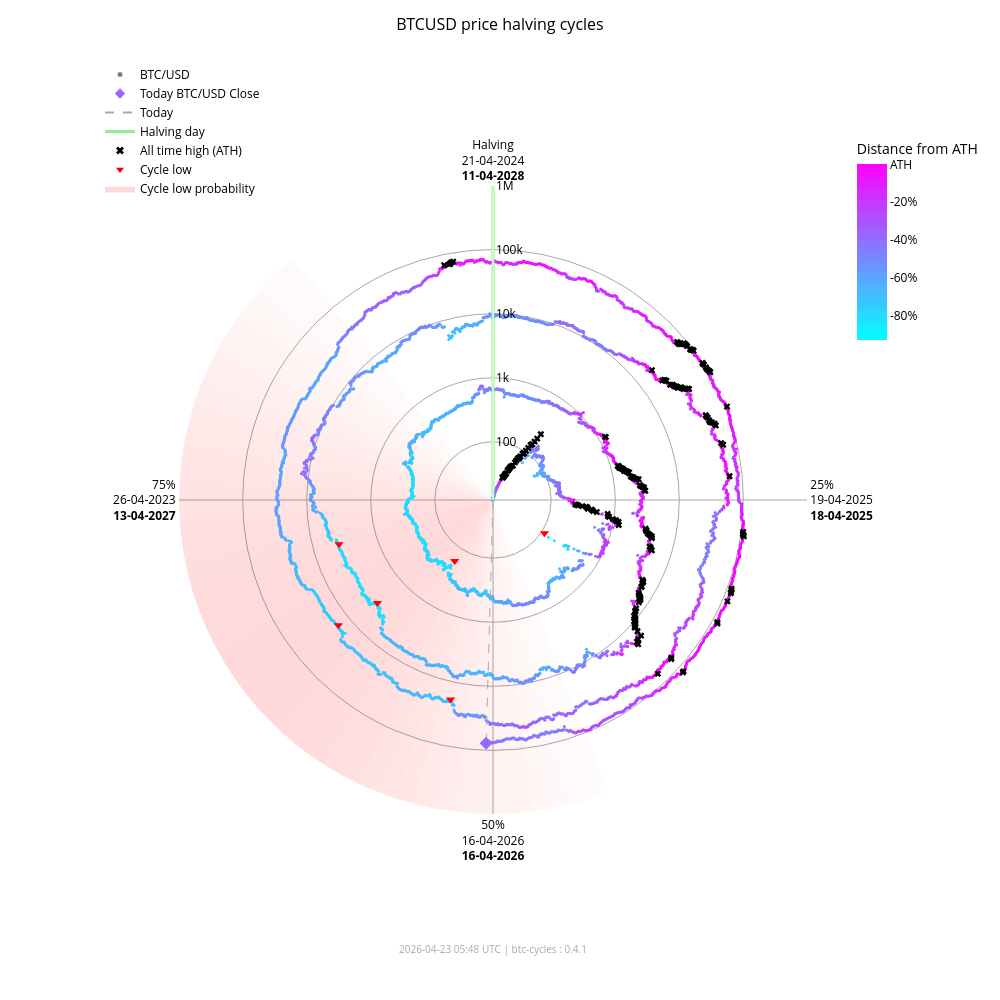

Source (notebook cell):
### Markdown cell above
### Interactive chart (plotly)

### Code cell
fig_interactive = btc.plot(
    kind="interactive",
    from_date="2012-11-28",
)
# plotly config for interactivity
config = {"scrollZoom": True, "displayModeBar": True}
# display in notebook
fig_interactive.show(config=config)

### Figure 1 — Plotly figure (JSON) as saved in the notebook; plotly's stock layout.template omitted (floating-point values rounded to 4 significant figures; data arrays with more than 128 entries replaced by an {"elided": "..."} marker saying what was removed)
{"data": [{"fill": "toself", "fillcolor": "rgba(255,0,0,0.017168280509461755)", "hoverinfo": "skip", "line": {"width": 0}, "mode": "lines", "r": [12.35, 1000000, 1000000, 12.35, 12.35], "showlegend": false, "theta": [158.4, 158.4, 162.0, 162.0, 158.4], "type": "scatterpolar"}, {"fill": "toself", "fillcolor": "rgba(255,0,0,0.022114794501891175)", "hoverinfo": "skip", "line": {"width": 0}, "mode": "lines", "r": [12.35, 1000000, 1000000, 12.35, 12.35], "showlegend": false, "theta": [162.0, 162.0, 165.6, 165.6, 162.0], "type": "scatterpolar"}, {"fill": "toself", "fillcolor": "rgba(255,0,0,0.02790404259511669)", "hoverinfo": "skip", "line": {"width": 0}, "mode": "lines", "r": [12.35, 1000000, 1000000, 12.35, 12.35], "showlegend": false, "theta": [165.6, 165.6, 169.2, 169.2, 165.6], "type": "scatterpolar"}, {"fill": "toself", "fillcolor": "rgba(255,0,0,0.034518294852420334)", "hoverinfo": "skip", "line": {"width": 0}, "mode": "lines", "r": [12.35, 1000000, 1000000, 12.35, 12.35], "showlegend": false, "theta": [169.2, 169.2, 172.8, 172.8, 169.2], "type": "scatterpolar"}, {"fill": "toself", "fillcolor": "rgba(255,0,0,0.041901979682821514)", "hoverinfo": "skip", "line": {"width": 0}, "mode": "lines", "r": [12.35, 1000000, 1000000, 12.35, 12.35], "showlegend": false, "theta": [172.8, 172.8, 176.4, 176.4, 172.8], "type": "scatterpolar"}, {"fill": "toself", "fillcolor": "rgba(255,0,0,0.04996405861294358)", "hoverinfo": "skip", "line": {"width": 0}, "mode": "lines", "r": [12.35, 1000000, 1000000, 12.35, 12.35], "showlegend": false, "theta": [176.4, 176.4, 180.0, 180.0, 176.4], "type": "scatterpolar"}, {"fill": "toself", "fillcolor": "rgba(255,0,0,0.05858349692240514)", "hoverinfo": "skip", "line": {"width": 0}, "mode": "lines", "r": [12.35, 1000000, 1000000, 12.35, 12.35], "showlegend": false, "theta": [180.0, 180.0, 183.6, 183.6, 180.0], "type": "scatterpolar"}, {"fill": "toself", "fillcolor": "rgba(255,0,0,0.06761662035375064)", "hoverinfo": "skip", "line": {"width": 0}, "mode": "lines", "r": [12.35, 1000000, 1000000, 12.35, 12.35], "showlegend": false, "theta": [183.6, 183.6, 187.2, 187.2, 183.6], "type": "scatterpolar"}, {"fill": "toself", "fillcolor": "rgba(255,0,0,0.07690481219944661)", "hoverinfo": "skip", "line": {"width": 0}, "mode": "lines", "r": [12.35, 1000000, 1000000, 12.35, 12.35], "showlegend": false, "theta": [187.2, 187.2, 190.8, 190.8, 187.2], "type": "scatterpolar"}, {"fill": "toself", "fillcolor": "rgba(255,0,0,0.08628112000611096)", "hoverinfo": "skip", "line": {"width": 0}, "mode": "lines", "r": [12.35, 1000000, 1000000, 12.35, 12.35], "showlegend": false, "theta": [190.8, 190.8, 194.4, 194.4, 190.8], "type": "scatterpolar"}, {"fill": "toself", "fillcolor": "rgba(255,0,0,0.09557490841018089)", "hoverinfo": "skip", "line": {"width": 0}, "mode": "lines", "r": [12.35, 1000000, 1000000, 12.35, 12.35], "showlegend": false, "theta": [194.4, 194.4, 198.0, 198.0, 194.4], "type": "scatterpolar"}, {"fill": "toself", "fillcolor": "rgba(255,0,0,0.10461455782963762)", "hoverinfo": "skip", "line": {"width": 0}, "mode": "lines", "r": [12.35, 1000000, 1000000, 12.35, 12.35], "showlegend": false, "theta": [198.0, 198.0, 201.6, 201.6, 198.0], "type": "scatterpolar"}, {"fill": "toself", "fillcolor": "rgba(255,0,0,0.11322908719652829)", "hoverinfo": "skip", "line": {"width": 0}, "mode": "lines", "r": [12.35, 1000000, 1000000, 12.35, 12.35], "showlegend": false, "theta": [201.6, 201.6, 205.2, 205.2, 201.6], "type": "scatterpolar"}, {"fill": "toself", "fillcolor": "rgba(255,0,0,0.12125015337052986)", "hoverinfo": "skip", "line": {"width": 0}, "mode": "lines", "r": [12.35, 1000000, 1000000, 12.35, 12.35], "showlegend": false, "theta": [205.2, 205.2, 208.8, 208.8, 205.2], "type": "scatterpolar"}, {"fill": "toself", "fillcolor": "rgba(255,0,0,0.12851590515331976)", "hoverinfo": "skip", "line": {"width": 0}, "mode": "lines", "r": [12.35, 1000000, 1000000, 12.35, 12.35], "showlegend": false, "theta": [208.8, 208.8, 212.4, 212.4, 208.8], "type": "scatterpolar"}, {"fill": "toself", "fillcolor": "rgba(255,0,0,0.13487757461161184)", "hoverinfo": "skip", "line": {"width": 0}, "mode": "lines", "r": [12.35, 1000000, 1000000, 12.35, 12.35], "showlegend": false, "theta": [212.4, 212.4, 216.0, 216.0, 212.4], "type": "scatterpolar"}, {"fill": "toself", "fillcolor": "rgba(255,0,0,0.14020862181849592)", "hoverinfo": "skip", "line": {"width": 0}, "mode": "lines", "r": [12.35, 1000000, 1000000, 12.35, 12.35], "showlegend": false, "theta": [216.0, 216.0, 219.6, 219.6, 216.0], "type": "scatterpolar"}, {"fill": "toself", "fillcolor": "rgba(255,0,0,0.14441504950654527)", "hoverinfo": "skip", "line": {"width": 0}, "mode": "lines", "r": [12.35, 1000000, 1000000, 12.35, 12.35], "showlegend": false, "theta": [219.6, 219.6, 223.2, 223.2, 219.6], "type": "scatterpolar"}, {"fill": "toself", "fillcolor": "rgba(255,0,0,0.14744459351271713)", "hoverinfo": "skip", "line": {"width": 0}, "mode": "lines", "r": [12.35, 1000000, 1000000, 12.35, 12.35], "showlegend": false, "theta": [223.2, 223.2, 226.8, 226.8, 223.2], "type": "scatterpolar"}, {"fill": "toself", "fillcolor": "rgba(255,0,0,0.14929223192296423)", "hoverinfo": "skip", "line": {"width": 0}, "mode": "lines", "r": [12.35, 1000000, 1000000, 12.35, 12.35], "showlegend": false, "theta": [226.8, 226.8, 230.4, 230.4, 226.8], "type": "scatterpolar"}, {"fill": "toself", "fillcolor": "rgba(255,0,0,0.15)", "hoverinfo": "skip", "line": {"width": 0}, "mode": "lines", "r": [12.35, 1000000, 1000000, 12.35, 12.35], "showlegend": false, "theta": [230.4, 230.4, 234.0, 234.0, 230.4], "type": "scatterpolar"}, {"fill": "toself", "fillcolor": "rgba(255,0,0,0.14965033825231114)", "hoverinfo": "skip", "line": {"width": 0}, "mode": "lines", "r": [12.35, 1000000, 1000000, 12.35, 12.35], "showlegend": false, "theta": [234.0, 234.0, 237.6, 237.6, 234.0], "type": "scatterpolar"}, {"fill": "toself", "fillcolor": "rgba(255,0,0,0.14835378057909807)", "hoverinfo": "skip", "line": {"width": 0}, "mode": "lines", "r": [12.35, 1000000, 1000000, 12.35, 12.35], "showlegend": false, "theta": [237.6, 237.6, 241.2, 241.2, 237.6], "type": "scatterpolar"}, {"fill": "toself", "fillcolor": "rgba(255,0,0,0.14623322283554635)", "hoverinfo": "skip", "line": {"width": 0}, "mode": "lines", "r": [12.35, 1000000, 1000000, 12.35, 12.35], "showlegend": false, "theta": [241.2, 241.2, 244.8, 244.8, 241.2], "type": "scatterpolar"}, {"fill": "toself", "fillcolor": "rgba(255,0,0,0.1434078538226231)", "hoverinfo": "skip", "line": {"width": 0}, "mode": "lines", "r": [12.35, 1000000, 1000000, 12.35, 12.35], "showlegend": false, "theta": [244.8, 244.8, 248.4, 248.4, 244.8], "type": "scatterpolar"}, {"fill": "toself", "fillcolor": "rgba(255,0,0,0.13997983179373427)", "hoverinfo": "skip", "line": {"width": 0}, "mode": "lines", "r": [12.35, 1000000, 1000000, 12.35, 12.35], "showlegend": false, "theta": [248.4, 248.4, 252.0, 252.0, 248.4], "type": "scatterpolar"}, {"fill": "toself", "fillcolor": "rgba(255,0,0,0.13602598258454268)", "hoverinfo": "skip", "line": {"width": 0}, "mode": "lines", "r": [12.35, 1000000, 1000000, 12.35, 12.35], "showlegend": false, "theta": [252.0, 252.0, 255.6, 255.6, 252.0], "type": "scatterpolar"}, {"fill": "toself", "fillcolor": "rgba(255,0,0,0.13159547355344953)", "hoverinfo": "skip", "line": {"width": 0}, "mode": "lines", "r": [12.35, 1000000, 1000000, 12.35, 12.35], "showlegend": false, "theta": [255.6, 255.6, 259.2, 259.2, 255.6], "type": "scatterpolar"}, {"fill": "toself", "fillcolor": "rgba(255,0,0,0.12671301775492697)", "hoverinfo": "skip", "line": {"width": 0}, "mode": "lines", "r": [12.35, 1000000, 1000000, 12.35, 12.35], "showlegend": false, "theta": [259.2, 259.2, 262.8, 262.8, 259.2], "type": "scatterpolar"}, {"fill": "toself", "fillcolor": "rgba(255,0,0,0.12138610149219965)", "hoverinfo": "skip", "line": {"width": 0}, "mode": "lines", "r": [12.35, 1000000, 1000000, 12.35, 12.35], "showlegend": false, "theta": [262.8, 262.8, 266.4, 266.4, 262.8], "type": "scatterpolar"}, {"fill": "toself", "fillcolor": "rgba(255,0,0,0.1156142551644921)", "hoverinfo": "skip", "line": {"width": 0}, "mode": "lines", "r": [12.35, 1000000, 1000000, 12.35, 12.35], "showlegend": false, "theta": [266.4, 266.4, 270.0, 270.0, 266.4], "type": "scatterpolar"}, {"fill": "toself", "fillcolor": "rgba(255,0,0,0.10939851441251548)", "hoverinfo": "skip", "line": {"width": 0}, "mode": "lines", "r": [12.35, 1000000, 1000000, 12.35, 12.35], "showlegend": false, "theta": [270.0, 270.0, 273.6, 273.6, 270.0], "type": "scatterpolar"}, {"fill": "toself", "fillcolor": "rgba(255,0,0,0.10274974912946185)", "hoverinfo": "skip", "line": {"width": 0}, "mode": "lines", "r": [12.35, 1000000, 1000000, 12.35, 12.35], "showlegend": false, "theta": [273.6, 273.6, 277.2, 277.2, 273.6], "type": "scatterpolar"}, {"fill": "toself", "fillcolor": "rgba(255,0,0,0.09569517349791425)", "hoverinfo": "skip", "line": {"width": 0}, "mode": "lines", "r": [12.35, 1000000, 1000000, 12.35, 12.35], "showlegend": false, "theta": [277.2, 277.2, 280.8, 280.8, 277.2], "type": "scatterpolar"}, {"fill": "toself", "fillcolor": "rgba(255,0,0,0.08828282625646727)", "hoverinfo": "skip", "line": {"width": 0}, "mode": "lines", "r": [12.35, 1000000, 1000000, 12.35, 12.35], "showlegend": false, "theta": [280.8, 280.8, 284.4, 284.4, 280.8], "type": "scatterpolar"}, {"fill": "toself", "fillcolor": "rgba(255,0,0,0.08058400018765345)", "hoverinfo": "skip", "line": {"width": 0}, "mode": "lines", "r": [12.35, 1000000, 1000000, 12.35, 12.35], "showlegend": false, "theta": [284.4, 284.4, 288.0, 288.0, 284.4], "type": "scatterpolar"}, {"fill": "toself", "fillcolor": "rgba(255,0,0,0.07269354608292704)", "hoverinfo": "skip", "line": {"width": 0}, "mode": "lines", "r": [12.35, 1000000, 1000000, 12.35, 12.35], "showlegend": false, "theta": [288.0, 288.0, 291.6, 291.6, 288.0], "type": "scatterpolar"}, {"fill": "toself", "fillcolor": "rgba(255,0,0,0.06472784449068783)", "hoverinfo": "skip", "line": {"width": 0}, "mode": "lines", "r": [12.35, 1000000, 1000000, 12.35, 12.35], "showlegend": false, "theta": [291.6, 291.6, 295.2, 295.2, 291.6], "type": "scatterpolar"}, {"fill": "toself", "fillcolor": "rgba(255,0,0,0.05682021976743955)", "hoverinfo": "skip", "line": {"width": 0}, "mode": "lines", "r": [12.35, 1000000, 1000000, 12.35, 12.35], "showlegend": false, "theta": [295.2, 295.2, 298.8, 298.8, 295.2], "type": "scatterpolar"}, {"fill": "toself", "fillcolor": "rgba(255,0,0,0.04911378436707333)", "hoverinfo": "skip", "line": {"width": 0}, "mode": "lines", "r": [12.35, 1000000, 1000000, 12.35, 12.35], "showlegend": false, "theta": [298.8, 298.8, 302.4, 302.4, 298.8], "type": "scatterpolar"}, {"fill": "toself", "fillcolor": "rgba(255,0,0,0.04175213714896469)", "hoverinfo": "skip", "line": {"width": 0}, "mode": "lines", "r": [12.35, 1000000, 1000000, 12.35, 12.35], "showlegend": false, "theta": [302.4, 302.4, 306.0, 306.0, 302.4], "type": "scatterpolar"}, {"fill": "toself", "fillcolor": "rgba(255,0,0,0.034868865657538876)", "hoverinfo": "skip", "line": {"width": 0}, "mode": "lines", "r": [12.35, 1000000, 1000000, 12.35, 12.35], "showlegend": false, "theta": [306.0, 306.0, 309.6, 309.6, 306.0], "type": "scatterpolar"}, {"fill": "toself", "fillcolor": "rgba(255,0,0,0.02857722515334582)", "hoverinfo": "skip", "line": {"width": 0}, "mode": "lines", "r": [12.35, 1000000, 1000000, 12.35, 12.35], "showlegend": false, "theta": [309.6, 309.6, 313.2, 313.2, 309.6], "type": "scatterpolar"}, {"fill": "toself", "fillcolor": "rgba(255,0,0,0.022961515313555197)", "hoverinfo": "skip", "line": {"width": 0}, "mode": "lines", "r": [12.35, 1000000, 1000000, 12.35, 12.35], "showlegend": false, "theta": [313.2, 313.2, 316.8, 316.8, 313.2], "type": "scatterpolar"}, {"fill": "toself", "fillcolor": "rgba(255,0,0,0.01807146942917362)", "hoverinfo": "skip", "line": {"width": 0}, "mode": "lines", "r": [12.35, 1000000, 1000000, 12.35, 12.35], "showlegend": false, "theta": [316.8, 316.8, 320.4, 320.4, 316.8], "type": "scatterpolar"}, {"hoverinfo": "text", "marker": {"color": {"elided": "4895 str values"}, "size": 3}, "mode": "markers", "r": {"elided": "4895 float values"}, "showlegend": false, "text": {"elided": "4895 str values"}, "theta": {"elided": "4895 float values"}, "type": "scatterpolar"}, {"hoverinfo": "skip", "line": {"color": "lightgreen", "width": 3}, "mode": "lines", "r": [12.35, 1000000], "showlegend": false, "theta": [0, 0], "type": "scatterpolar"}, {"hoverinfo": "skip", "line": {"color": "darkgrey", "dash": "dash", "width": 1}, "mode": "lines", "r": [12.35, 77950.0], "showlegend": false, "theta": [181.6, 181.6], "type": "scatterpolar"}, {"hoverinfo": "text", "marker": {"color": "#9867ff", "size": 10, "symbol": "diamond"}, "mode": "markers", "r": [77950.0], "showlegend": false, "text": ["Today<br>Date: 2026-04-23<br>Price: $77,952.71"], "theta": [181.6], "type": "scatterpolar"}, {"hoverinfo": "text", "marker": {"color": "black", "size": 6, "symbol": "x"}, "mode": "markers", "r": {"elided": "195 float values"}, "showlegend": false, "text": {"elided": "195 str values"}, "theta": {"elided": "195 float values"}, "type": "scatterpolar"}, {"hoverinfo": "text", "marker": {"color": "red", "size": 8, "symbol": "triangle-down"}, "mode": "markers", "r": [111.6, 164.9, 3233.0, 3925.0, 18950.0, 15760.0], "showlegend": false, "text": ["Cycle Low<br>Date: 2014-02-21<br>Price: $111.56<br>ATH distance: -91.0%", "Cycle Low<br>Date: 2015-01-14<br>Price: $164.92<br>ATH distance: -86.7%", "Cycle Low<br>Date: 2018-12-15<br>Price: $3,232.51<br>ATH distance: -83.3%", "Cycle Low<br>Date: 2019-03-25<br>Price: $3,924.55<br>ATH distance: -79.7%", "Cycle Low<br>Date: 2022-06-18<br>Price: $18,954.25<br>ATH distance: -71.9%", "Cycle Low<br>Date: 2022-11-21<br>Price: $15,760.19<br>ATH distance: -76.7%"], "theta": [122.8, 212.1, 228.3, 254.0, 192.0, 231.0], "type": "scatterpolar"}, {"marker": {"color": "grey", "size": 5}, "mode": "markers", "name": "BTC/USD", "r": [null], "theta": [null], "type": "scatterpolar"}, {"marker": {"color": "#9867ff", "size": 8, "symbol": "diamond"}, "mode": "markers", "name": "Today BTC/USD Close", "r": [null], "theta": [null], "type": "scatterpolar"}, {"line": {"color": "darkgrey", "dash": "dash"}, "mode": "lines", "name": "Today", "r": [null], "theta": [null], "type": "scatterpolar"}, {"line": {"color": "lightgreen", "width": 3}, "mode": "lines", "name": "Halving day", "r": [null], "theta": [null], "type": "scatterpolar"}, {"marker": {"color": "black", "size": 7, "symbol": "x"}, "mode": "markers", "name": "All time high (ATH)", "r": [null], "theta": [null], "type": "scatterpolar"}, {"marker": {"color": "red", "size": 7, "symbol": "triangle-down"}, "mode": "markers", "name": "Cycle low", "r": [null], "theta": [null], "type": "scatterpolar"}, {"fill": "toself", "fillcolor": "rgba(255,0,0,0.15)", "line": {"width": 0}, "mode": "lines", "name": "Cycle low probability", "r": [null], "theta": [null], "type": "scatterpolar"}, {"hoverinfo": "skip", "marker": {"cmax": 0, "cmin": -0.9307, "color": [0], "colorbar": {"len": 0.25, "ticktext": ["ATH", "-20%", "-40%", "-60%", "-80%", "-100%"], "tickvals": [0, -0.2, -0.4, -0.6, -0.8, -1.0], "title": {"text": "Distance from ATH"}, "x": 0.95, "y": 0.92, "yanchor": "top"}, "colorscale": {"elided": "256x2 mixed values"}, "showscale": true, "size": 0}, "mode": "markers", "r": [null], "showlegend": false, "theta": [null], "type": "scatterpolar"}], "layout": {"annotations": [{"font": {"color": "darkgrey", "size": 10}, "showarrow": false, "text": "2026-04-23 05:48 UTC | btc-cycles : 0.4.1", "x": 0.5, "xref": "paper", "y": -0.02, "yref": "paper"}], "font": {"color": "black"}, "height": 1000, "legend": {"bgcolor": "rgba(0,0,0,0)", "font": {"color": "black"}, "x": 0.0, "y": 1.0}, "margin": {"b": 60, "l": 100, "r": 80, "t": 60}, "paper_bgcolor": "white", "plot_bgcolor": "white", "polar": {"angularaxis": {"color": "black", "direction": "clockwise", "gridcolor": "darkgrey", "rotation": 90, "ticktext": ["Halving<br>21-04-2024<br><b>11-04-2028</b>", "25%<br>19-04-2025<br><b>18-04-2025</b>", "50%<br>16-04-2026<br><b>16-04-2026</b>", "75%<br>26-04-2023<br><b>13-04-2027</b>"], "tickvals": [0, 90, 180, 270]}, "bgcolor": "white", "domain": {"x": [0.1, 0.9], "y": [0.05, 0.95]}, "radialaxis": {"angle": 90, "color": "black", "gridcolor": "darkgrey", "range": [1.092, 6.0], "tickangle": 90, "ticktext": ["100", "1k", "10k", "100k", "1M"], "tickvals": [100, 1000, 10000, 100000, 1000000], "type": "log"}}, "title": {"font": {"color": "black", "size": 16}, "text": "BTCUSD price halving cycles", "x": 0.5}, "width": 1000}}
